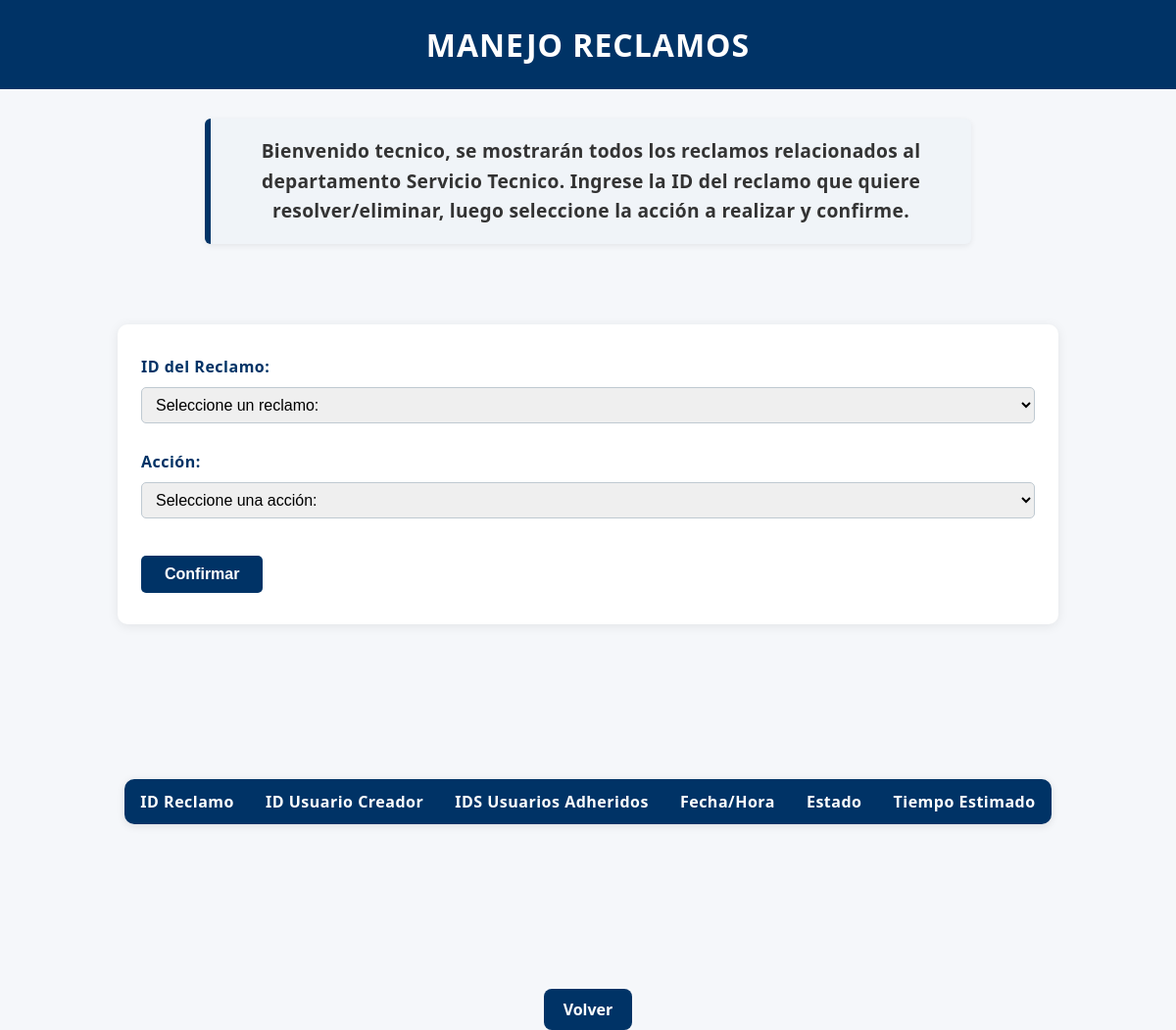
The app's page /manejar_reclamos (signed in), older data.
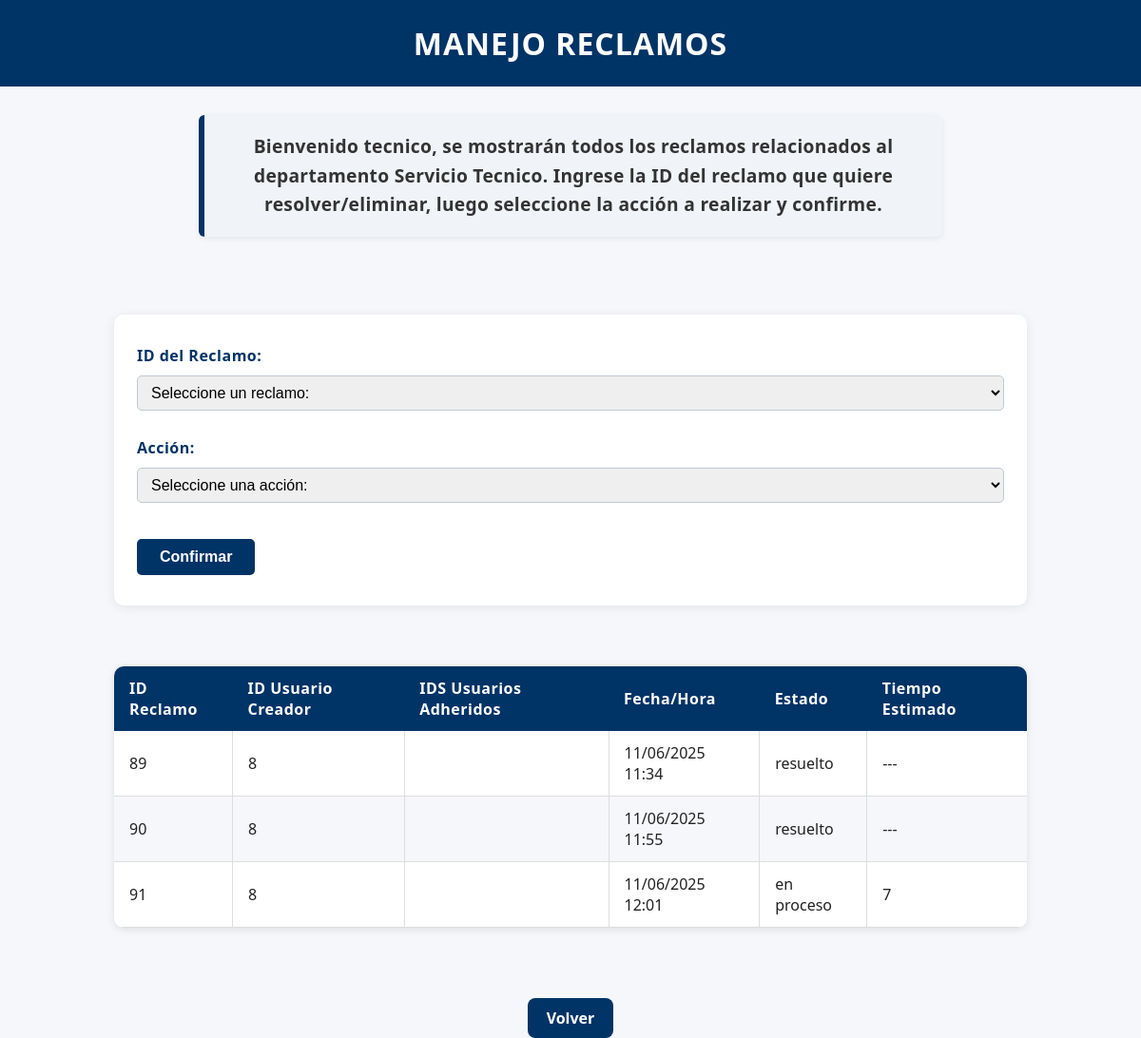
The same page, newer data.
### modules/modelos.py (models this page shows)
class Base(DeclarativeBase):
    pass

class ModeloReclamo(Base):
    __tablename__ = 'reclamos'
    id = Column(Integer, primary_key=True)
    estado = Column(String, default="pendiente")
    fecha_hora = Column(DateTime, default=datetime.utcnow)
    contenido = Column(String)
    usuario_id = Column(Integer, ForeignKey('usuarios.id'))
    departamento = Column(String)
    clasificacion = Column(String)
    cantidad_adherentes = Column(Integer, default=1) #Se contabiliza como adherente el usuario que crea el reclamo
    tiempo_estimado = Column(Integer,default=0) #Solo se cambia cuando el reclamo pasa de pendiente -->en proceso
    usuarios = relationship(
        "ModeloUsuario",
        secondary=usuarios_reclamos,
        back_populates="reclamos"
    )
    usuario = relationship("ModeloUsuario", foreign_keys=[usuario_id], backref="reclamos_creados")

### server.py (the view, shortened to what this page needs)
@app.route("/manejar_reclamos",methods = ["GET","POST"])
@login_required
def manejo_reclamos():
    print("[DEBUG] Entrando a manejo_reclamos. Usuario actual:", current_user)
    print(f"[DEBUG] Rol del usuario: {current_user.rol}")
    if int(current_user.rol) not in [1,2,3,4]:
        print("[DEBUG] Usuario sin permisos para manejo de reclamos.")
        flash("No tienes permisos para acceder a esta sección.","danger")
        return redirect(url_for('index'))
    print(f"[DEBUG] Renderizando manejo_reclamos.html para dpto: {current_user.rol_to_dpto()}")
    return render_template('manejo_reclamos.html', reclamos=repo_reclamos.obtener_registros_por_filtro(filtro="departamento",valor=current_user.rol_to_dpto()), usuario = current_user, dpto = current_user.rol_to_dpto(),)

### modules/login.py (called while the page is built)
    def __str__(self):
        return f"FlaskLoginUser(id={self.id}, nombre={self.nombre}, apellido={self.apellido}, email={self.email}, nombre_de_usuario={self.nombre_de_usuario}, rol={self.rol})"

    @property
    def is_authenticated(self):
        return True

    def rol_to_dpto (self):
        relacion_roles_dpto = {
            1:"Servicio Tecnico",
            2:"Mesa Entrada",
            3:"Informatica",
            4:"Matematica"
        }
        return relacion_roles_dpto[int(self.rol)] #devuelve el dpto asociado al rol del usuario

### modules/repositorio.py (called while the page is built)
    def obtener_registro_por_filtro(self, campo, valor, campo2=None, valor2=None):
        query = self.__session.query(ModeloUsuario).filter(getattr(ModeloUsuario, campo) == valor)
        if campo2 and valor2:
            query = query.filter(getattr(ModeloUsuario, campo2) == valor2)
        modelo = query.first()
        if modelo:
            return self.__map_modelo_a_entidad(modelo)
        return None

    def obtener_registros_por_filtro(self, filtro,valor):
        modelos = self.__session.query(ModeloReclamo).filter_by(**{filtro: valor}).all()
        return [self.mapear_modelo_a_reclamo(modelo) for modelo in modelos]

### templates/manejo_reclamos.html (shortened to what this page needs)
<!DOCTYPE html>
<html lang="es">
<head>
    <link rel="stylesheet" href="{{ url_for('static', filename='style.css') }}">
</head>
<body class="pagina-manejo-reclamos">
    <header class="header-principal">
        <h1 class="titulo-principal">MANEJO RECLAMOS</h1>
        <div class="saludo">
            Bienvenido {{ current_user.nombre_de_usuario }}, se mostrarán todos los reclamos relacionados al departamento <strong>{{ dpto }}</strong>. Ingrese la ID del reclamo que quiere resolver/eliminar, luego seleccione la acción a realizar y confirme.
        </div>
    </header>
    <main class="contenedor-manejo">
        <div class="formulario-contenedor">
            <form class="formulario-manejo" action="{{ url_for('manejo_reclamos') }}" method="POST">
                <div class="form-group">
                    <label for="reclamo_id">ID del Reclamo:</label>
                    <select id="reclamo_id" name="reclamo_id" required>
                        <option value="" disabled selected>Seleccione un reclamo:</option>
                    </select>
                </div>
                <div class="form-group">
                    <label for="accion">Acción:</label>
                    <select id="accion" name="accion" required>
                        <option value="" disabled selected>Seleccione una acción:</option>
                    </select>
                </div>
                <button type="submit">Confirmar</button>
            </form>
        </div>
        <div>
            <table class="tabla-reclamos">
                <thead>
                    <tr>
                        <th>ID Reclamo</th>
                        <th>ID Usuario Creador</th>
                        <th>IDS Usuarios Adheridos</th>
                        <th>Fecha/Hora</th>
                        <th>Estado</th>
                        <th>Tiempo Estimado</th>
                    </tr>
                </thead>
                <tbody>
                    {%for reclamo in reclamos%}
                    {%if reclamo.departamento == dpto%}
                    <tr>
                        <td>{{reclamo.id}}</td>
                        <td>{{reclamo.usuario_id}}</td>
                        <td>
                        </td>
                        <td>{{ reclamo.fecha_hora.strftime('%d/%m/%Y %H:%M') }}</td>
                        <td>{{reclamo.estado}}</td>
                        <td>
                            {%if reclamo.estado == 'resuelto'%}
                                    ---
                            {%elif reclamo.tiempo_estimado == 0%}
                                Sin asignar
                            {%else%}
                                {{reclamo.tiempo_estimado}}
                            {%endif%}
                        </td>
                    </tr>
                    {% endif %}
                    {% endfor %}
                </tbody>
            </table>
        </div>
    </main>
    <div class="volver-contenedor" style="text-align: center; margin: 30px 0;">
        <a href="{{ url_for('inicio') }}" class="enlace-boton">Volver</a>
    </div>
</body>
</html>

Row changes from the older to the newer data that the page shows:
added ModeloReclamo: id "89", usuario_id "8", fecha_hora "11/06/2025 11:34", estado "resuelto"
added ModeloReclamo: id "90", usuario_id "8", fecha_hora "11/06/2025 11:55", estado "resuelto"
added ModeloReclamo: id "91", usuario_id "8", fecha_hora "11/06/2025 12:01", estado "en proceso", tiempo_estimado "7"
